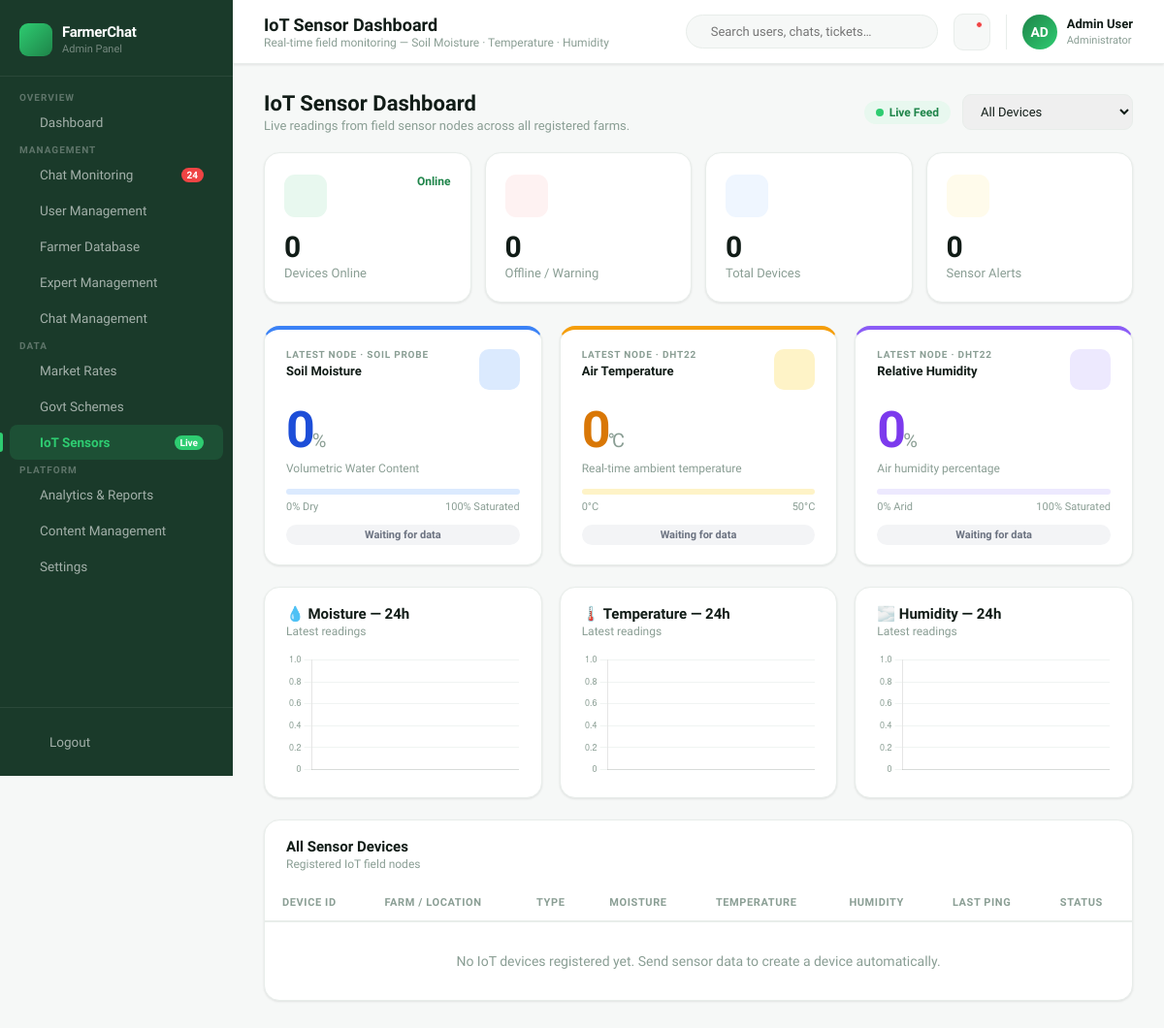
/iot/ (signed in), run on an earlier commit of the app's database.
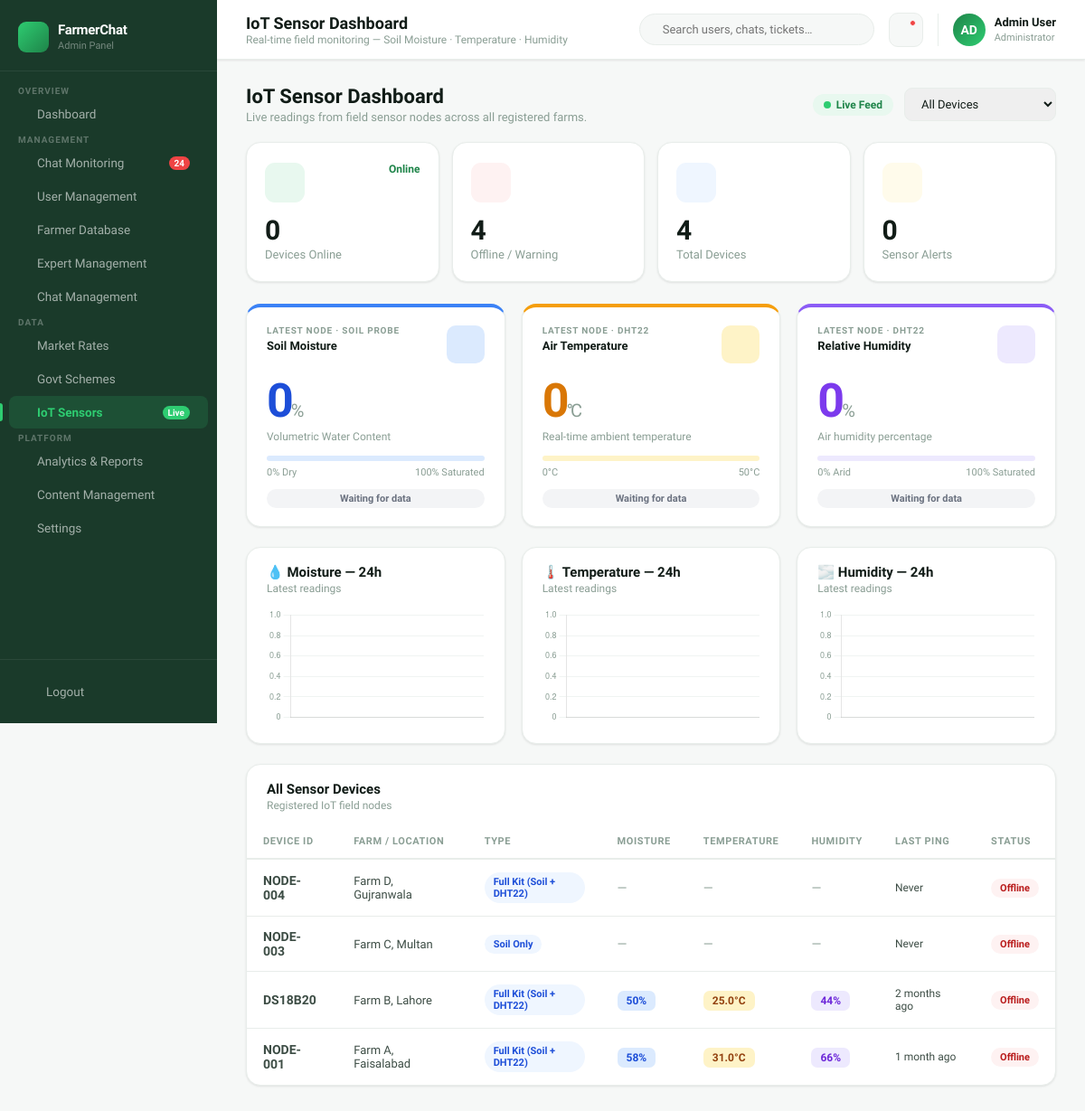
And on a later commit of the database.
### core/models.py (models this page shows, shortened)
class IoTDevice(models.Model):
    DEVICE_TYPE = [
        ("full", "Full Kit (Soil + DHT22)"),
        ("soil", "Soil Only"),
        ("weather", "Weather Station"),
    ]
    device_id = models.CharField(max_length=50, unique=True, db_index=True)
    farm_name = models.CharField(max_length=150)
    farmer = models.ForeignKey(
        FarmerProfile,
        on_delete=models.SET_NULL,
        null=True,
        blank=True
    )
    location = models.CharField(max_length=200)
    device_type = models.CharField(max_length=15, choices=DEVICE_TYPE, default="full")
    is_active = models.BooleanField(default=True)
    last_ping = models.DateTimeField(null=True, blank=True, db_index=True)
    registered = models.DateTimeField(auto_now_add=True)
    class Meta:
        ordering = ["-registered"]
        verbose_name = "IoT Device"
        verbose_name_plural = "IoT Devices"
    @property
    def is_online(self):
        if not self.last_ping:
            return False
        delta = timezone.now() - self.last_ping
        return delta.total_seconds() < 120

class SensorReading(models.Model):
    device = models.ForeignKey(
        IoTDevice,
        on_delete=models.CASCADE,
        related_name="readings"
    )
    moisture = models.FloatField(null=True, blank=True)
    temperature = models.FloatField(null=True, blank=True)
    humidity = models.FloatField(null=True, blank=True)
    timestamp = models.DateTimeField(default=timezone.now, db_index=True)
    class Meta:
        ordering = ["-timestamp"]
        verbose_name = "Sensor Reading"
        verbose_name_plural = "Sensor Readings"
        indexes = [
            models.Index(fields=["device", "timestamp"]),
        ]

### core/views.py (the view)
@login_required
@user_passes_test(is_staff_user)
def iot_dashboard(request):
    devices = IoTDevice.objects.select_related("farmer").order_by("-registered")
    online = sum(1 for device in devices if device.is_online)
    offline = devices.count() - online
    primary = devices.filter(is_active=True).first()
    latest_reading = primary.readings.first() if primary else SensorReading.objects.order_by("-timestamp").first()
    return render(request, "core/iot_dashboard.html", {
        "devices": devices,
        "online": online,
        "offline": offline,
        "primary": primary,
        "latest_reading": latest_reading,
    })

### core/views.py (called while the page is built)
def is_staff_user(user):
    return user.is_authenticated and user.is_staff

### templates/core/iot_dashboard.html (shortened to what the changed rows need)
{% extends 'core/base.html' %}
{% block content %}
<div class="section-header">
  <div>
    <h1>IoT Sensor Dashboard</h1>
  </div>
</div>
<div style="display:grid;grid-template-columns:repeat(4,1fr);gap:14px;margin-bottom:24px;">
  <div class="stat-card">
    <div class="stat-card-top">
      <div class="stat-icon red"></div>
    </div>
    <div class="stat-val">{{ offline|default:"0" }}</div>
    <div class="stat-label">Offline / Warning</div>
  </div>
  <div class="stat-card">
    <div class="stat-card-top">
      <div class="stat-icon blue"></div>
    </div>
    <div class="stat-val">{{ devices|length|default:"0" }}</div>
    <div class="stat-label">Total Devices</div>
  </div>
</div>
<div class="card">
  <div class="table-wrap">
    <table>
      <thead>
        <tr>
          <th>Device ID</th>
          <th>Farm / Location</th>
          <th>Type</th>
          <th>Moisture</th>
          <th>Temperature</th>
          <th>Humidity</th>
          <th>Last Ping</th>
          <th>Status</th>
        </tr>
      </thead>
      <tbody>
        {% for d in devices %}
        <tr>
          <td><strong>{{ d.device_id }}</strong></td>
          <td style="font-size:13px;">{{ d.farm_name }}, {{ d.location }}</td>
          <td><span class="badge badge-blue">{{ d.get_device_type_display }}</span></td>
          {% with r=d.readings.first %}
          <td>
            {% if r and r.moisture %}
            <span class="price-chip" style="background:#DBEAFE;color:#1D4ED8;">{{ r.moisture|floatformat:0 }}%</span>
            {% else %}
            <span style="color:var(--text-muted);">—</span>
            {% endif %}
          </td>
          <td>
            {% if r and r.temperature %}
            <span class="price-chip" style="background:#FEF3C7;color:#92400E;">{{ r.temperature|floatformat:1 }}°C</span>
            {% else %}
            <span style="color:var(--text-muted);">—</span>
            {% endif %}
          </td>
          <td>
            {% if r and r.humidity %}
            <span class="price-chip" style="background:#EDE9FE;color:#6D28D9;">{{ r.humidity|floatformat:0 }}%</span>
            {% else %}
            <span style="color:var(--text-muted);">—</span>
            {% endif %}
          </td>
          {% endwith %}
          <td style="font-size:12px;" class="{% if d.is_online %}text-green-dark{% else %}text-red{% endif %}">
            {% if d.last_ping %}{{ d.last_ping|timesince }} ago{% else %}Never{% endif %}
          </td>
          <td>
            <span class="badge {% if d.is_online %}badge-green{% else %}badge-red{% endif %}">
              {% if d.is_online %}Online{% else %}Offline{% endif %}
            </span>
          </td>
        </tr>
        {% empty %}
        <tr>
          <td colspan="8" style="text-align:center;padding:32px;color:var(--text-muted);">
            No IoT devices registered yet. Send sensor data to create a device automatically.
          </td>
        </tr>
        {% endfor %}
      </tbody>
    </table>
  </div>
</div>
{% endblock %}

What changed in the data, as far as the page shows it:
added IoTDevice: device_id "NODE-004", farm_name "Farm D", location "Gujranwala", device_type "Full Kit (Soil + DHT22)", shows "Never", shows "Offline"
added IoTDevice: device_id "NODE-003", farm_name "Farm C", location "Multan", device_type "Soil Only", shows "Never", shows "Offline"
added IoTDevice: device_id "DS18B20", farm_name "Farm B", location "Lahore", device_type "Full Kit (Soil + DHT22)", readings.first.moisture "50", readings.first.temperature "25.0", readings.first.humidity "44", last_ping "2 months", shows "Offline"
added IoTDevice: device_id "NODE-001", farm_name "Farm A", location "Faisalabad", device_type "Full Kit (Soil + DHT22)", readings.first.moisture "58", readings.first.temperature "31.0", readings.first.humidity "66", last_ping "1 month", shows "Offline"
Also different on the page:
{{ offline|default:"0" }}: "0" → "4"
{{ devices|length|default:"0" }}: "0" → "4"
text no longer shown: "No IoT devices registered yet. Send sensor data to create a device automatically."
